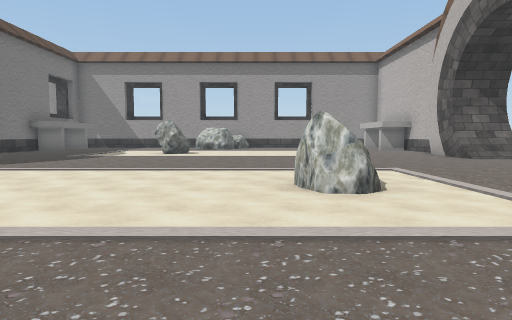
[1] (above)

16 first-person views from a walk through a Unity game level. The camera is 1.2 m above the floor, tilts 4° down and sees 75° across. The floor is counted in squares, 2 m on a side. Each view is taken from the middle of a square. On the plan, view 1 faces up. The plan holds only what a view shows up to about 10 squares ahead; the rest is blank. Some animated figures are left out.

[2]
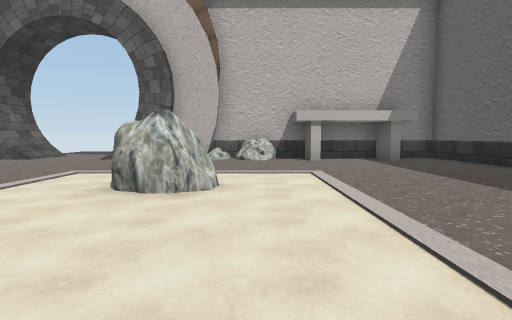

[3]
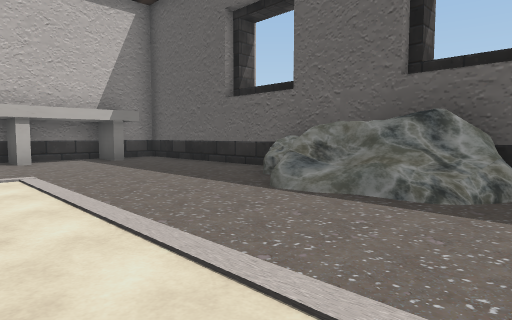

[4]
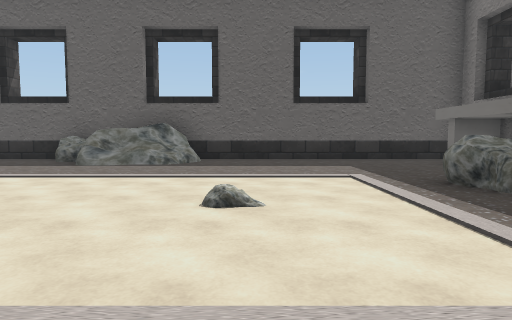

[5]
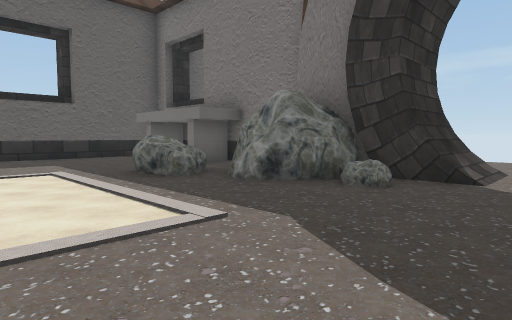

[6]
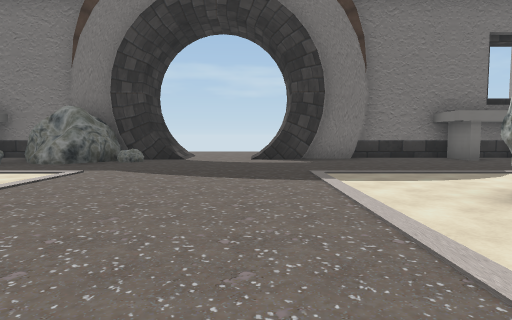

[7]
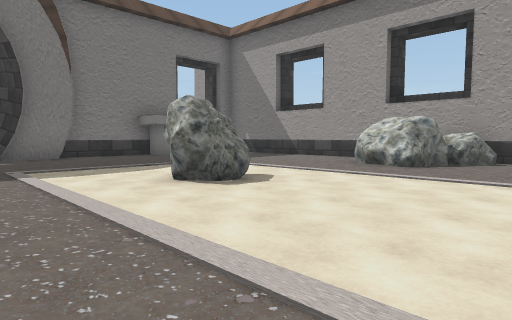

[8]
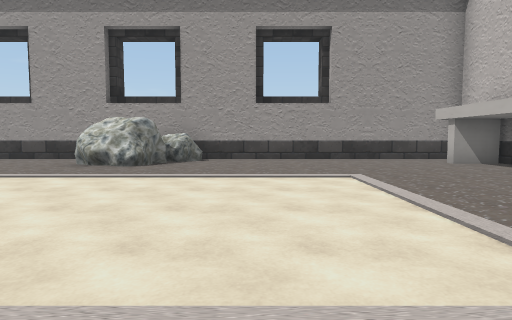

[9]
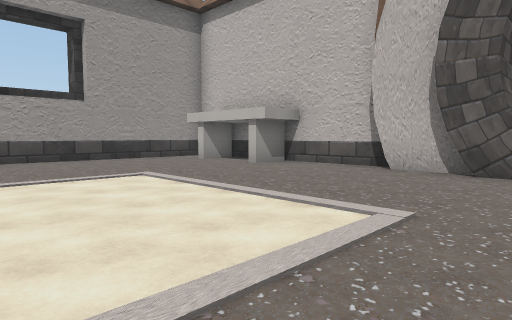

[10]
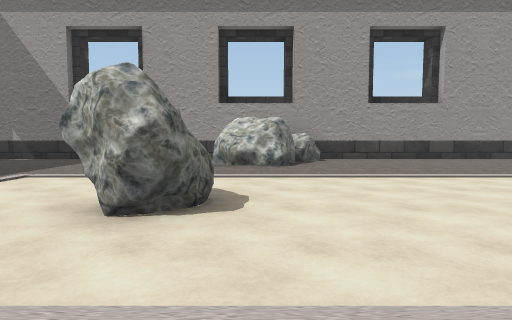

[11]
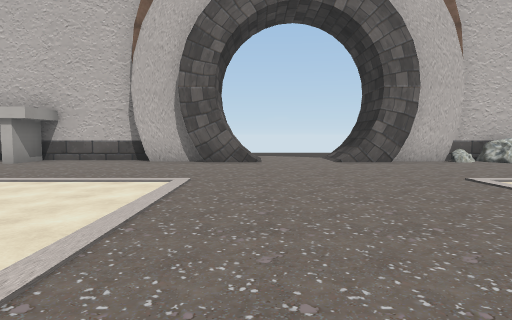

[12]
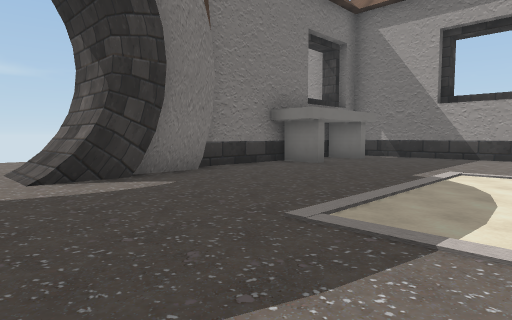

[13]
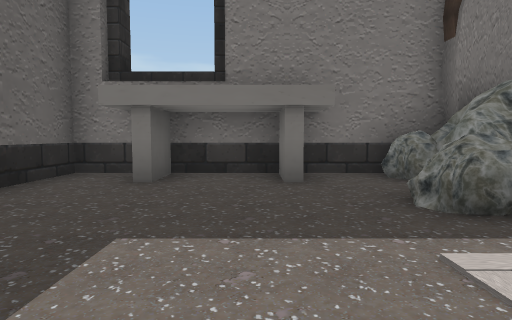

[14]
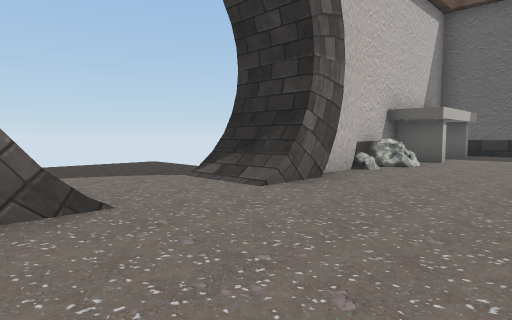

[15]
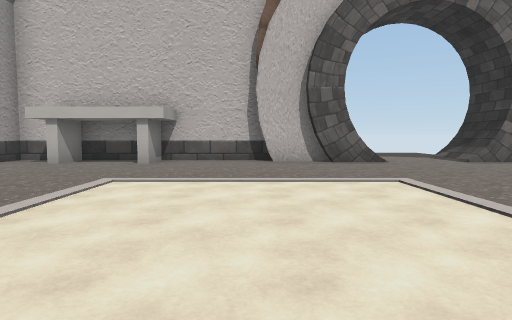

[16]
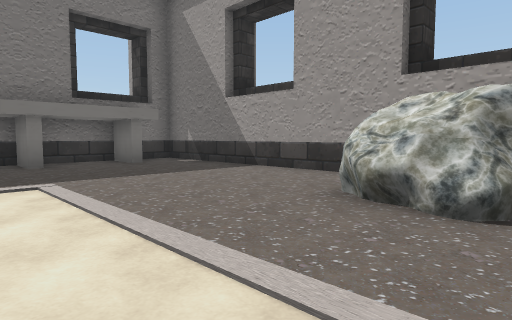

### Floor plan
Points are (right, up) in squares from view 1. A wall is a line through its corners. A room is listed if a view was taken in it or the views show most of it. See-through windows are left out.
Room 1 (views 1, 2, 3, 4, 5, 6, 7, 8, 9, 10, 11, 12, 13, 14, 15, 16)
walls: (-8.8, 10.8) (-8.8, 9.7) (-10.5, 9.7); (5.8, 6.3) (7.5, 6.3); (-9.1, 12) (-9.1, 10.2); (5.8, 5.4) (5.8, 6.2) (7.2, 6.2); (-10.1, 6.2) (-8.8, 6.2) (-8.8, 5.5); (6.1, 10.2) (6.1, 12); (-9.5, 4.1) (-9.5, -2) (-2.5, -2); (-10.5, 6.3) (-8.8, 6.3); (6.5, 11.6) (6.5, 18) (-9.5, 18) (-9.5, 11.8); (7.5, 9.7) (5.8, 9.7) (5.8, 10.6); (-0.6, -2) (6.5, -2) (6.5, 4.1) (6.1, 4.1) (6.1, 5.6)
objects: other object (-9, 0); other object (-9, 2); other object (-9, 3); other object (-9, 4) to (-8, 6); other object (-9, 15); other object (-9, 17); other object (-7, 3); other object (-3, 12); other object (-3, 16) to (-2, 17); other object (-2, -2) to (-1, -1); other object (-2, 17) to (-1, 17); other object (0, -2) to (1, -1); other object (1, 4); other object (6, 0); other object (6, 2); other object (6, 3); other object (6, 15); other object (6, 17)

Positions as (right, up) in squares from view 1, and headings:
1: (0, 0), facing up
2: (-3, 3), facing right
3: (-3, 3), facing down-right
4: (-4, 7), facing down
5: (-4, 8), facing down-left
6: (0, 9), facing left
7: (1, 9), facing up-left
8: (1, 9), facing up
9: (0, 9), facing up-right
10: (-2, 9), facing up
11: (-2, 9), facing right
12: (-4, 8), facing up-left
13: (-4, 1), facing left
14: (3, 10), facing down-right
15: (-2, 12), facing right
16: (-1, 13), facing up-left
